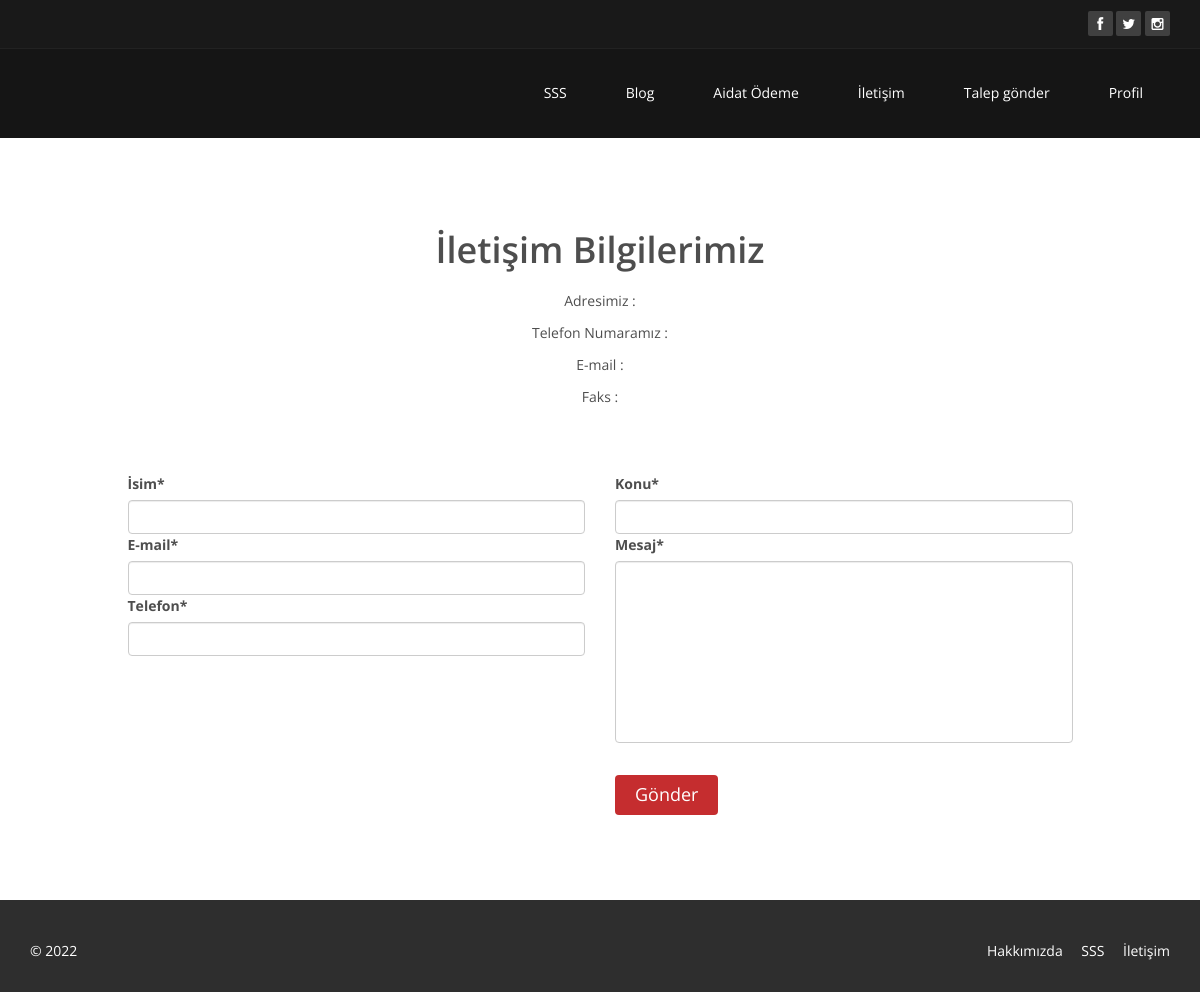
Before: /contact/ (signed in) with the older database file.
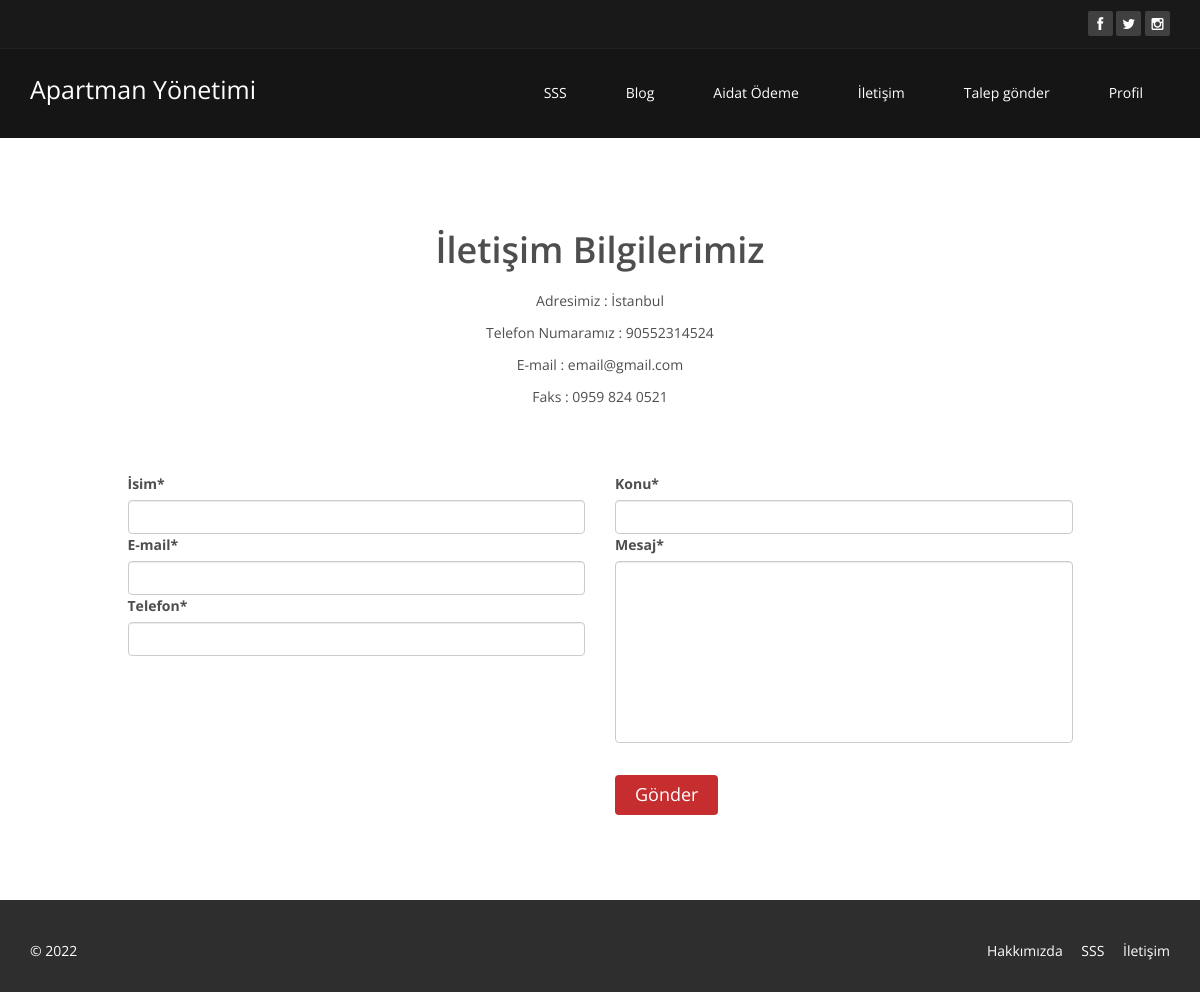
After: the same page with the newer database file.
### core/models.py (models this page shows, shortened)
class Setting(models.Model):
    id = models.UUIDField(primary_key=True,default=uuid.uuid4)
    title = models.CharField(max_length=20)
    keywords = models.CharField(max_length=100,null=True)
    description = models.TextField(null=True)
    company = models.CharField(max_length=20)
    address = models.CharField(max_length=20)
    phone = models.CharField(max_length=20)
    fax = models.CharField(max_length=20)
    email = models.CharField(max_length=20)
    facebook = models.CharField(max_length=50)
    instagram = models.CharField(max_length=50)
    twitter = models.CharField(max_length=50)
    aboutus = 'about-us'
    contact = 'contact'
    references = 'references'
    status = models.BooleanField(default=True)

### core/views.py (the view, shortened to what this page needs)
# urls.py: path('contact/',views.contact,name='contact'),
@login_required(login_url='signin')
def contact(request):
    return render(request,'contact-us.html',{'setting':setting})

### templates/contact-us.html (shortened to what this page needs)
{% load static %}
<!DOCTYPE html>
<html lang="en">
<head>
<link rel="stylesheet" href="https://maxcdn.bootstrapcdn.com/bootstrap/3.4.1/css/bootstrap.min.css">
<link href="{% static 'css/bootstrap.min.css' %}" rel="stylesheet">
<link href="{% static 'css/font-awesome.min.css' %}" rel="stylesheet">
<link href="{% static 'css/animate.min.css' %}" rel="stylesheet">
<link href="{% static 'css/prettyPhoto.css' %}" rel="stylesheet">
<link href="{% static 'css/main.css' %}" rel="stylesheet">
<link href="{% static 'css/responsive.css' %}" rel="stylesheet">
</head>
<body>
    {% include 'menu.html' %}
    {% block content %}
    <section id="contact">
        <div class="container">
            <div class="center">
                <br>
                <h2>İletişim Bilgilerimiz</h2>
                <p>Adresimiz : {{setting.address}}</p>
                <p>Telefon Numaramız : {{setting.phone}}</p>
                <p>E-mail : {{setting.email}}</p>
                <p>Faks : {{setting.fax}}</p>
            </div>
            <div class="row contact-wrap">
                <form id="main-contact-form" class="contact-form" name="contact-form" method="post" action=" ">
                    <div class="col-sm-5 col-sm-offset-1">
                        <div class="mg-3">
                            <label>İsim*</label>
                            <input type="text" name="name" class="form-control" required="required">
                        </div>
                        <div class="mg-3">
                            <label>E-mail*</label>
                            <input type="email" name="email" class="form-control" required="required">
                        </div>
                        <div class="mg-3">
                            <label>Telefon*</label>
                            <input type="number" name="phone" class="form-control">
                        </div>
                    </div>
                    <div class="col-sm-5">
                        <div class="mg-3">
                            <label>Konu*</label>
                            <input type="text" name="subject" class="form-control" required="required">
                        </div>
                        <div class="mg-3">
                            <label>Mesaj*</label>
                            <textarea name="message" id="message" required="required" class="form-control" rows="8"></textarea>
                        </div>   <br>
                        <div class="form-group">
                            <button type="submit" name="submit" class="btn btn-primary btn-lg" required="required">Gönder</button>
                        </div>
                    </div>
                </form>
            </div>
        </div>
    </section>
{% include 'footer.html' %}
</body>
</html>
{% endblock %}

### templates/menu.html (shortened to what this page needs)
{% load static %}
<!DOCTYPE html>
<html lang="en">
<head>
    <link rel="stylesheet" href="https://maxcdn.bootstrapcdn.com/bootstrap/3.4.1/css/bootstrap.min.css">
    <link href="{% static 'css/bootstrap.min.css' %}" rel="stylesheet">
    <link href="{% static 'css/font-awesome.min.css' %}" rel="stylesheet">
    <link href="{% static 'css/animate.min.css' %}" rel="stylesheet">
    <link href="{% static 'css/prettyPhoto.css' %}" rel="stylesheet">
    <link href="{% static 'css/main.css' %}" rel="stylesheet">
    <link href="{% static 'css/responsive.css' %}" rel="stylesheet">
</head>
<body>
        <header id="header">
            <div class="top-bar">
                <div class="container">
                    <div class="row">
                        <div class="col-sm-6 col-xs-4">
                        </div>
                        <div class="col-sm-6 col-xs-8">
                            <div class="social">
                                <ul class="social-share">
                                    <li><a href="{{setting.facebook}}"><i class="fa fa-facebook"></i></a></li>
                                    <li><a href="{{setting.twitter}}"><i class="fa fa-twitter"></i></a></li>
                                    <li><a href="{{setting.instagram}}"><i class="fa fa-instagram"></i></a></li>
                                </ul>
                            </div>
                        </div>
                    </div>
                </div>
            </div>
            <nav class="navbar navbar-inverse" role="banner">
                <div class="container">
                    <div class="navbar-header">
                        <a class="navbar-brand" style="font-size:25px" href="/">{{setting.title}}</a>
                    </div>
                    <div class="collapse navbar-collapse navbar-right">
                        <ul class="nav navbar-nav">
                            <li><a href="{% url 'faq' %}">SSS</a></li>
                            <li><a href="{% url 'blog' %}">Blog</a></li>
                            <li><a href="{% url 'payment' %}">Aidat Ödeme</a></li>
                            <li><a href="{% url 'contact' %}">İletişim</a></li>
                            <li><a href="{% url 'request' %}">Talep gönder</a></li>
                            <li><a href="{% url 'account' %}">Profil</a></li>
                        </ul>
                    </div>
                </div>
            </nav>
        </header>
</body>

Changed rows visible on the page:
added Setting: title "Apartman Yönetimi", address "İstanbul", phone "90552314524", email "email@gmail.com", fax "0959 824 0521"
